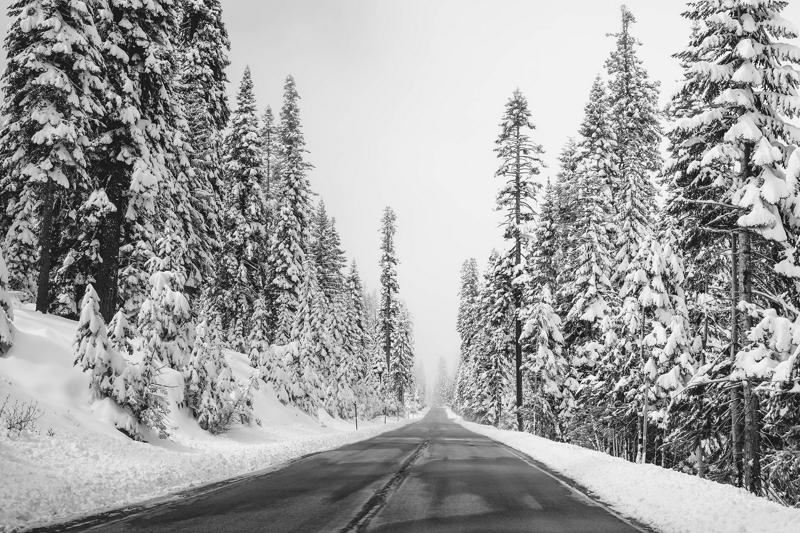
#> input picture Computer Vision/Lab_2/code/Image_enhancement/images/image2.jpg, 800 x 533 px, found by its file name
$ python compute_gradient.py
#> lines starting #> are read from the running program, lines starting #| are printed output that depends on the picture
#> further down, orig_image is the input picture: shape (533, 800); min 0, max 255, mean 160
import numpy as np
import cv2
from scipy import signal
import scipy
import matplotlib.pyplot as plt

def compute_gradient(image):
    #define G_x and G_y
    G_x = np.ones(shape = image.shape)
    G_y = np.ones(shape = image.shape)

    #Define two kernel matrix
    kernel_x = [[1 , 0 , -1],[2 , 0 ,-1],[1 ,0 ,-1]]
    kernel_y = [[1, 2, 1],[0 , 0, 0],[-1 ,-2, -1]]
    print("image.shape: ", image.shape)
#| image.shape:  (533, 800)

    #use convolve2d
    G_x = scipy.signal.convolve2d(image,kernel_x)
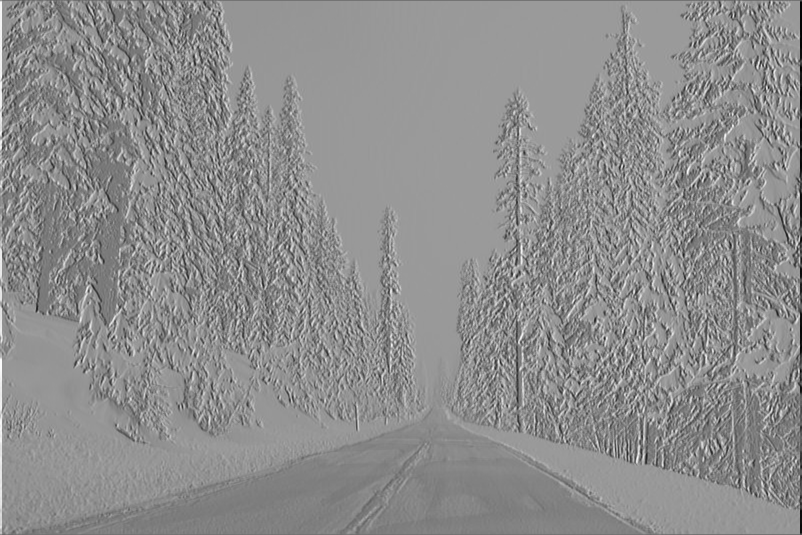
#> G_x: shape (535, 802) int64; min -737, max 876, mean 159; drawn with min black and max white
    G_y = scipy.signal.convolve2d(image,kernel_y)
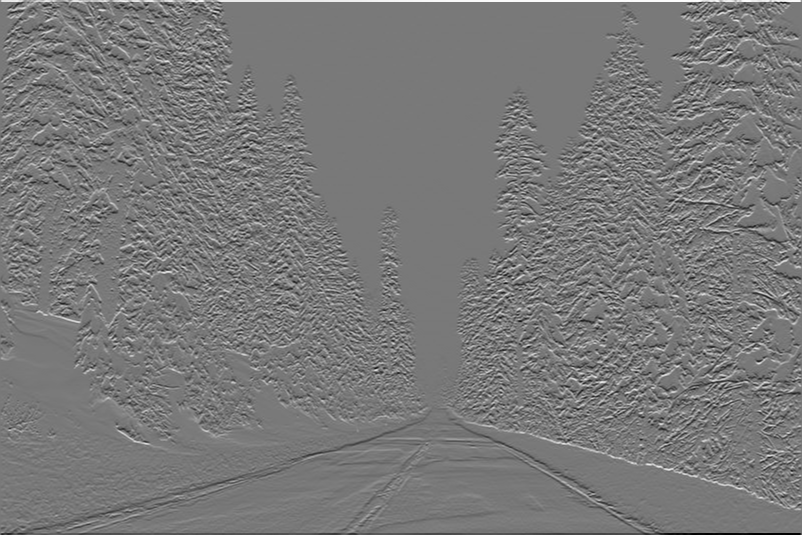
#> G_y: shape (535, 802) int64; min -892, max 982, mean 0; drawn with min black and max white
    im_magnitude = np.sqrt(G_x ** 2 + G_y ** 2)
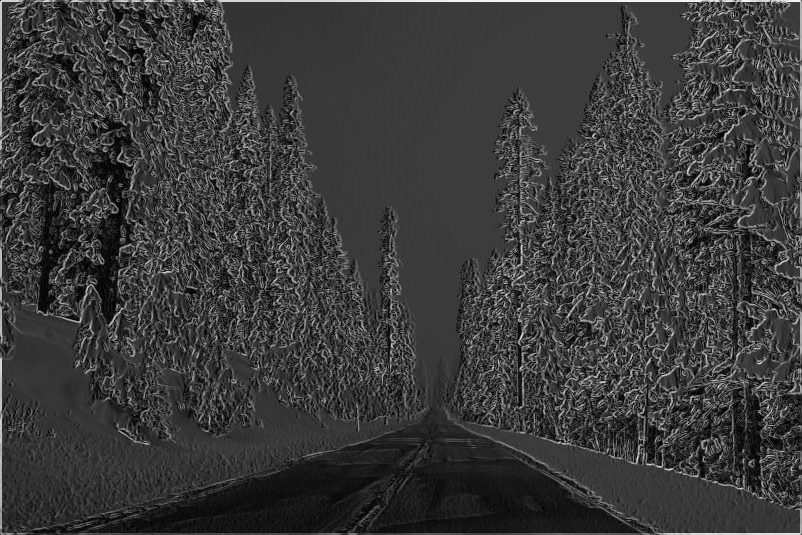
#> im_magnitude: shape (535, 802) float64; min 1, max 1009.3, mean 236.3; drawn with min black and max white

    im_direction = np.arctan(G_y / G_x)
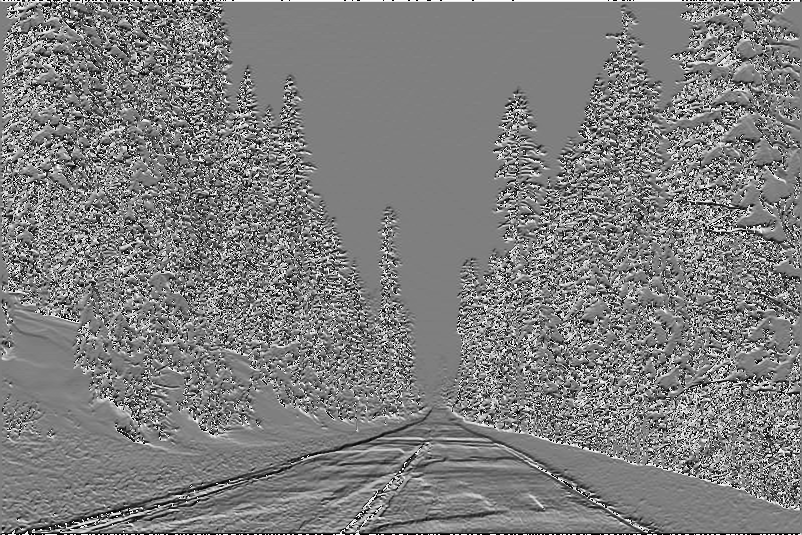
#> im_direction: shape (535, 802) float64; min -1.57, max 1.57, mean -0.0172; drawn with min black and max white

    plt.figure ()
    plt.subplot(221)
    plt.imshow(G_x,cmap='gray')
    plt.title('Gradient in the x-direction')
    plt.subplot(222)
    plt.imshow(G_y,cmap='gray')
    plt.title('Gradient in the y-direction')
    plt.subplot(223)
    plt.imshow(im_magnitude,cmap='gray')
    plt.title('Gradient magnitude each pixel')
    plt.subplot(224)
    plt.imshow(im_direction,cmap='gray')
    plt.title('Gradient direction each pixel')
    plt.show()
#> (the run stopped early here; a loop or call above may not have finished)

$ run again, with Computer Vision/Lab_2/code/Image_enhancement/images/image1.jpg copied over Computer Vision/Lab_2/code/Image_enhancement/images/image2.jpg
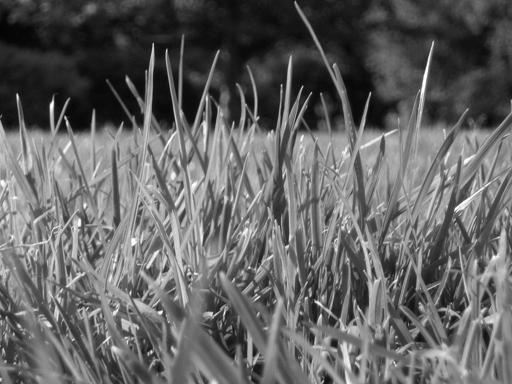
#> input picture Computer Vision/Lab_2/code/Image_enhancement/images/image1.jpg, 512 x 384 px, found by its file name
#> orig_image is the input picture: shape (384, 512); min 0, max 255, mean 99.4
#| image.shape:  (384, 512)
#> in compute_gradient, `im_magnitude = np.sqrt(G_x ** 2 + G_y ** 2)`:
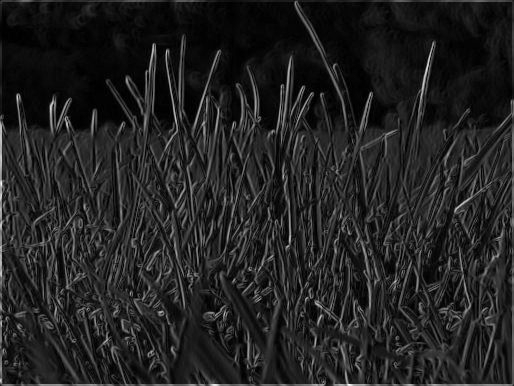
#> im_magnitude: shape (386, 514) float64; min 0, max 1017.2, mean 137.1; drawn with min black and max white
#> in compute_gradient, `im_direction = np.arctan(G_y / G_x)`:
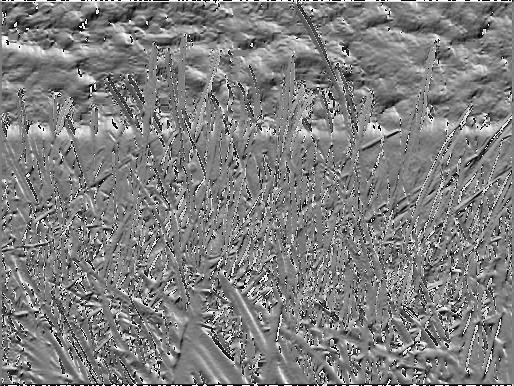
#> im_direction: shape (386, 514) float64; 0% of the values are NaN or infinite; the others: min -1.57, max 1.57, mean 0.00237; drawn with min black, max white, NaN and infinite black
